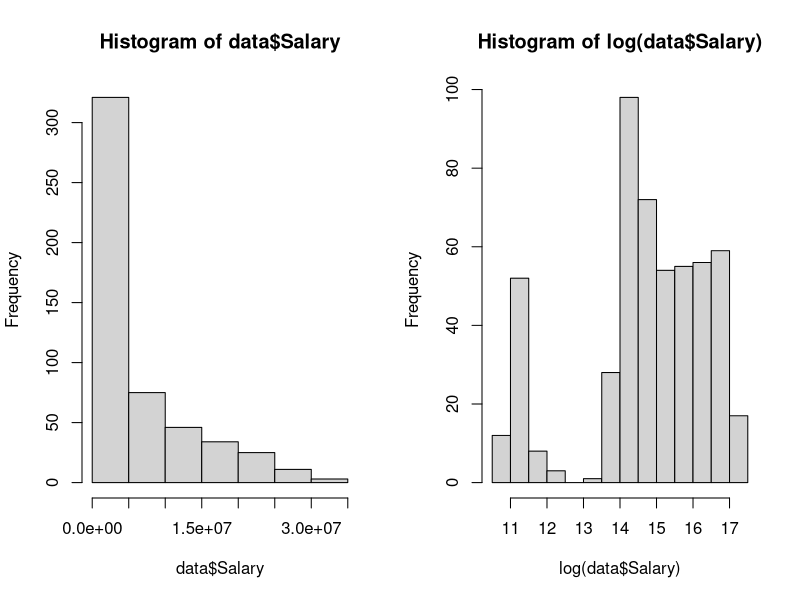
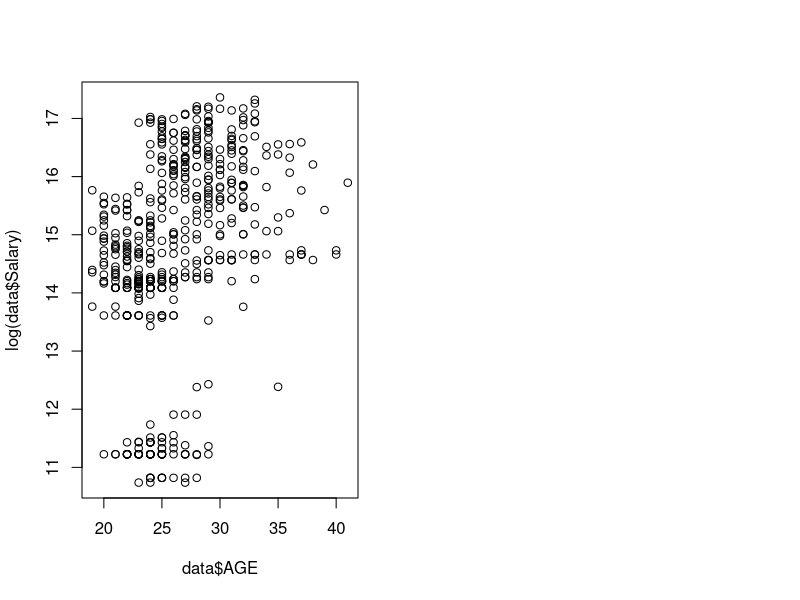

Recreate these plots in R, in order. (Note: this script raises an error after producing the figures.)
## ---- chunk 1
data <- read.csv("./combined.csv", header=TRUE)
data$WR = data$W/(data$W+data$L)
par(mfrow=c(1,2))
hist(data$Salary)
hist(log(data$Salary))
## ---- chunk 2
plot(data$AGE, log(data$Salary))
## ---- chunk 3
library(splines)
fgm <- lm(log(Salary) ~ bs(FGM, degree=4), data=data )
fgper <- lm(log(Salary) ~ bs(FGPER, degree=4), data=data )
BIC(fgm, fgper)

tpm <- lm(log(Salary) ~ bs(TPM, degree=4), data=data )
tpper <- lm(log(Salary) ~ bs(TPPER, degree=4), data=data )
BIC(tpm, tpper)

ftm <- lm(log(Salary) ~ bs(FTM, degree=4), data=data )
ftper <- lm(log(Salary) ~ bs(FTPER, degree=4), data=data )
BIC(ftm, ftper)
## ---- chunk 4
y <- log(data$Salary)
x <- data$FGM
fit <- lm( y ~ bs(x, df=4) )
xnew <- seq(min(x), max(x), length.out=515)
ypred <- predict(fit,newdata=data.frame(x=xnew))
plot(x, y, xlab="Field Goal Made", ylab="Log Salary",
  col="grey80", pch=19, cex=0.5,
  main = "Bezier Spline( df=4 )")
lines(xnew, ypred, col="darkgreen", lwd=2, lty=1)
## ---- chunk 5
library(mgcv)
off1 <- gam( log(Salary)~s(FGM)+s(TPM)+s(FTM), data=data )
summary(off1)
## ---- chunk 6
off2 <- gam( log(Salary)~s(FGM), data=data)
off3 <- gam( log(Salary)~s(PTS), data=data)
BIC(off2, off3)
## ---- chunk 7
off1 <- gam( log(Salary)~s(FGM)+s(AST)+s(TOV), data=data)
summary(off1)
## ---- chunk 8
off1 <- gam( log(Salary)~s(PTS)+s(TOV), data=data)
off2 <- gam( log(Salary)~s(PTS)+s(TOV)+ti(PTS, TOV), data=data)
BIC(off1, off2)
## ---- chunk 9
rebound <- gam( log(Salary) ~ s(REB), data=data )
of_df <- gam( log(Salary) ~ s(OREB) + s(DREB), data=data )
of_df_interact <- gam( log(Salary) ~ s(OREB) + s(DREB) + ti(OREB, DREB), data=data )
BIC(rebound, of_df, of_df_interact)
## ---- chunk 10
def1 <- gam( log(Salary)~s(REB)+s(STL)+s(BLK), data=data)
summary(def1)
## ---- chunk 11
def2 <- gam( log(Salary)~s(REB)+s(STL), data=data)
def3 <- gam( log(Salary)~s(REB)+s(STL)+ti(REB, STL), data=data)
BIC(def1, def2, def3)
## ---- chunk 12
misc1 <- gam( log(Salary) ~ s(MIN), data=data )
misc2 <- gam( log(Salary) ~ s(MIN) + s(GP), data=data)
misc3 <- gam( log(Salary) ~ s(MIN) + s(GP) + ti(MIN, GP), data=data)
BIC(misc1, misc2, misc3)
## ---- chunk 13
summary(misc2)
## ---- chunk 14
misc1 <- gam( log(Salary) ~ s(GP) + s(WR) + s(MIN) + s(PLUSMINUS), data=data )
summary(misc1)
## ---- chunk 15
misc2 <- gam( log(Salary) ~ s(GP) + s(WR) + s(MIN) + s(PLUSMINUS) + ti(GP, WR), data=data )
misc3 <- gam( log(Salary) ~ s(GP) + s(WR) + s(MIN) + s(PLUSMINUS) + ti(GP, MIN), data=data )
misc4 <- gam( log(Salary) ~ s(GP) + s(WR) + s(MIN) + s(PLUSMINUS) + ti(GP, PLUSMINUS), data=data )
misc5 <- gam( log(Salary) ~ s(GP) + s(WR) + s(MIN) + s(PLUSMINUS) + ti(WR, MIN), data=data )
misc6 <- gam( log(Salary) ~ s(GP) + s(WR) + s(MIN) + s(PLUSMINUS) + ti(WR, PLUSMINUS), data=data )
misc7 <- gam( log(Salary) ~ s(GP) + s(WR) + s(MIN) + s(PLUSMINUS) + ti(MIN, PLUSMINUS), data=data )
BIC(misc1, misc2, misc3, misc4, misc5, misc6, misc7)
## ---- chunk 16
summary(misc6)
## ---- chunk 17
fit <- gam( log(Salary) ~ s(PTS) + s(TOV) + s(REB) + s(STL) + s(GP) + s(WR) + s(MIN) + ti(WR, PLUSMINUS), data=data )
summary(fit)
